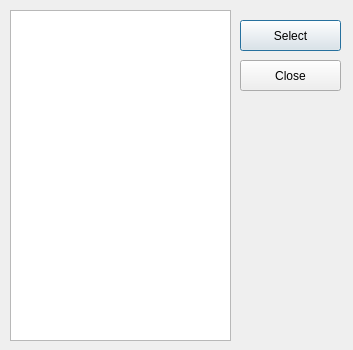
<?xml version="1.0" encoding="UTF-8"?>
<ui version="4.0">
 <class>InterfaceDialog</class>
 <widget class="QDialog" name="InterfaceDialog">
  <property name="enabled">
   <bool>true</bool>
  </property>
  <property name="geometry">
   <rect>
    <x>0</x>
    <y>0</y>
    <width>353</width>
    <height>350</height>
   </rect>
  </property>
  <property name="windowTitle">
   <string>Dialog</string>
  </property>
  <widget class="QPushButton" name="pbSelect">
   <property name="geometry">
    <rect>
     <x>240</x>
     <y>20</y>
     <width>101</width>
     <height>31</height>
    </rect>
   </property>
   <property name="text">
    <string>Select</string>
   </property>
   <property name="default">
    <bool>true</bool>
   </property>
  </widget>
  <widget class="QPushButton" name="pbClose">
   <property name="geometry">
    <rect>
     <x>240</x>
     <y>60</y>
     <width>101</width>
     <height>31</height>
    </rect>
   </property>
   <property name="text">
    <string>Close</string>
   </property>
  </widget>
  <widget class="QListWidget" name="listWidget">
   <property name="geometry">
    <rect>
     <x>10</x>
     <y>10</y>
     <width>221</width>
     <height>331</height>
    </rect>
   </property>
  </widget>
 </widget>
 <resources/>
 <connections/>
</ui>
